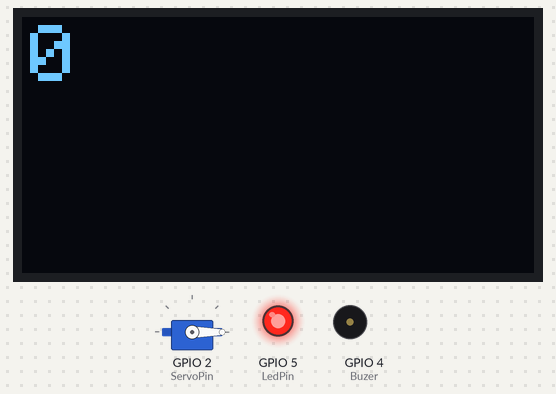
A program run on a simulated ESP32. On the bench: 128×64 one-colour display, servo, output pins drawn as LEDs (lit = HIGH), buzzer (waves = sounding).

Above: at 0.1 s.
At 0.7 s:
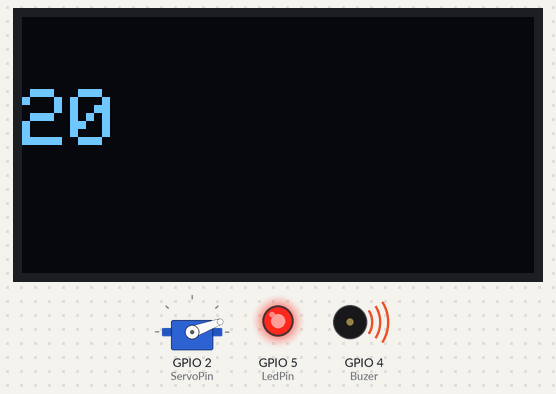
At 1.4 s:
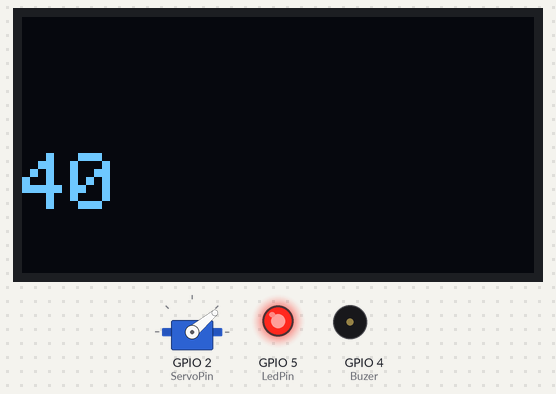
At 2.0 s:
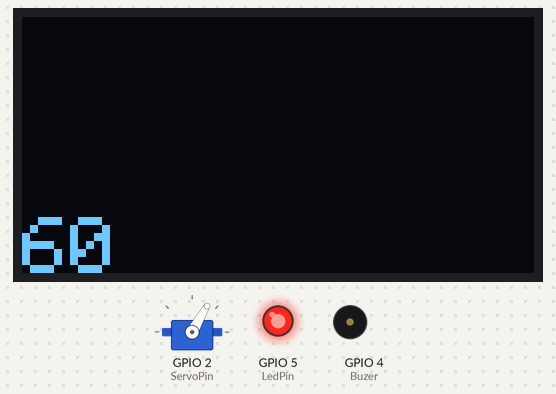
At 2.5 s:
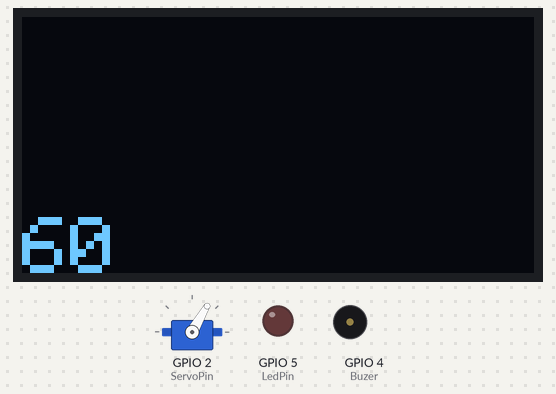
Timing chart, 0 to 40.0 s (numbered marks = the images above):
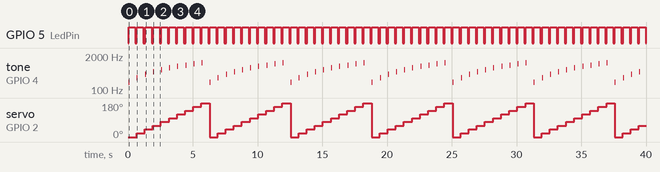

Measured:
- by itself, GPIO 5 (LedPin): alternates HIGH for 0.50 s and LOW for 0.13 s
- by itself, servo on GPIO 2 (ServoPin): repeats every 6.3 s: 40° 0.63 s, 60° 0.63 s, 80° 0.63 s, 100° 0.63 s, 120° 0.63 s, 140° 0.63 s, 160° 0.63 s, 180° 0.63 s, 0° 0.63 s, 20° 0.63 s
- what the display in image 0 shows lasts 0.6 s, from 0.1 s to 0.7 s

The program:

main.cpp
```cpp
/*
  ESP32 Servo
  Use LED on GPIO 15
  Use Servo on GPIO 2
  Use Buzer on GPIO 4
*/
#include "main.h"

// Declaration for an SSD1306 display connected to I2C (SDA, SCL pins)
Adafruit_SSD1306 OLED(SCREEN_WIDTH, SCREEN_HEIGHT, &Wire, -1);
Servo my_Servo;     // Create an object of the servo

void setup()
{
    // Start the serial
    Serial.begin(115200);
     if(!OLED.begin(SSD1306_SWITCHCAPVCC, 0x3C)) { // Address 0x3D for 128x64
    Serial.println(F("SSD1306 allocation failed"));
    for(;;);
    }
    delay(10);
    OLED.clearDisplay();
    OLED.setTextSize(2);
    OLED.setCursor(2, 2);
    OLED.setTextColor(WHITE);
    // Set LED as output
    pinMode(LedPin, OUTPUT);
    my_Servo.attach(ServoPin);    // Set the Servo by attaching its pin to your object my_Servo
    pinMode(Buzer, OUTPUT);

}

void loop()
{

    for(int pos=0; pos<=180; pos+=20){   // Move the horn og the Servo from to 0 to 180 with a step of 20
       my_Servo.write(pos);
        // Display static text

       //OLED.println("Angle: ");
       OLED.println(pos);
       OLED.display();
       if(digitalRead(ServoPin)==0){         // If the servo moves light up the LED
          digitalWrite(LedPin, HIGH);
       }
       tone(Buzer, 5*pos+200, 10);       // Emit a tone from the buzer correcponding to the Servo position
       delay(500);
      digitalWrite(LedPin, LOW);
      delay(100);
       // Clear the buffer
       OLED.clearDisplay();

     }

}
```

global_const.h
```cpp
/*
This is the header of all the constants used in the projects
 */

#ifndef GLOBAL_CONST_H
#define GLOBAL_CONST_H


#define ServoPin 2  // Define the pin position of the Servo
// LED on GPIO2
#define  LedPin  5    // Used for the LED attached to pin 15
#define  Buzer  4    // Used to notify the movement of the buzer
#define SCREEN_WIDTH 128 // OLED display width, in pixels
#define SCREEN_HEIGHT 64 // OLED display height, in pixels

#endif
```

main.h
```cpp
/*
This is the header file of the main.cpp
 */

#ifndef MAIN_H
#define MAIN_H
#include <Arduino.h>
#include "global_const.h"
#include <ESP32Servo.h>
#include <Adafruit_GFX.h>
#include <Adafruit_SSD1306.h>
#endif
```
